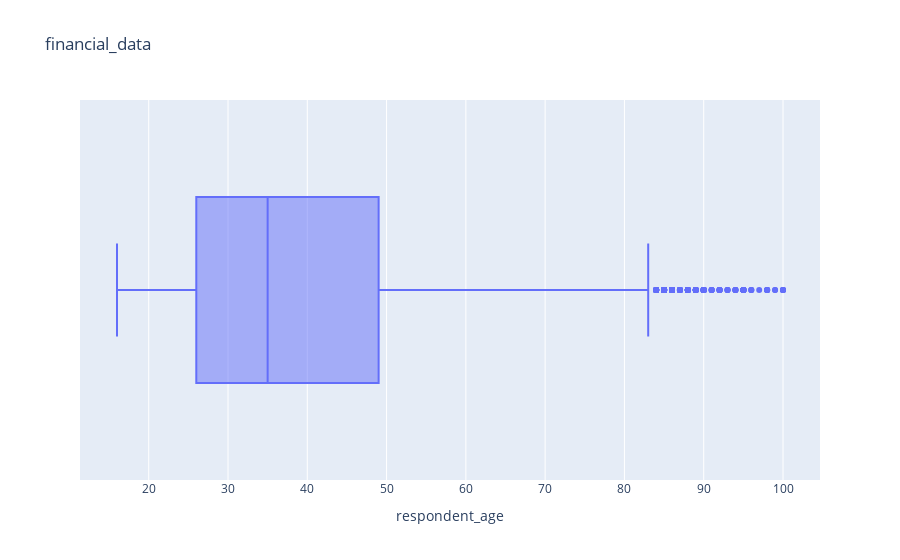

Notebook code cell kept with this figure:
### Markdown cell above
**Observation**

The box plot is positively skewed as the median is closer to the lower quartile

### Code cell
#Checking whther the data has outliers.
import plotly.express as px
fig = px.box(new_financial_df, x="respondent_age", title='financial_data')
fig.show()

### Figure 1 — Plotly figure (JSON) as saved in the notebook; plotly's stock layout.template omitted (floating-point values rounded to 4 significant figures; data arrays with more than 128 entries replaced by an {"elided": "..."} marker saying what was removed)
{"data": [{"alignmentgroup": "True", "hovertemplate": "respondent_age=%{x}<extra></extra>", "legendgroup": "", "marker": {"color": "#636efa"}, "name": "", "notched": false, "offsetgroup": "", "orientation": "h", "showlegend": false, "type": "box", "x": {"elided": "23308 int values"}, "x0": " ", "xaxis": "x", "y0": " ", "yaxis": "y"}], "layout": {"boxmode": "group", "legend": {"tracegroupgap": 0}, "title": {"text": "financial_data"}, "xaxis": {"anchor": "y", "domain": [0, 1], "title": {"text": "respondent_age"}}, "yaxis": {"anchor": "x", "domain": [0, 1]}}}
